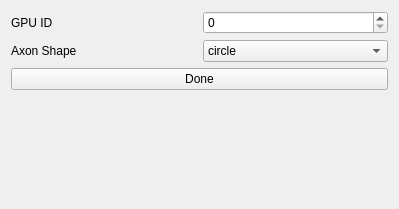
<?xml version="1.0" encoding="UTF-8"?>
<ui version="4.0">
 <class>Settings_menu_ui</class>
 <widget class="QWidget" name="Settings_menu_ui">
  <property name="windowModality">
   <enum>Qt::WindowModal</enum>
  </property>
  <property name="geometry">
   <rect>
    <x>0</x>
    <y>0</y>
    <width>399</width>
    <height>209</height>
   </rect>
  </property>
  <property name="windowTitle">
   <string>Settings menu</string>
  </property>
  <layout class="QVBoxLayout" name="verticalLayout">
   <item>
    <layout class="QHBoxLayout" name="horizontalLayout_6">
     <item>
      <widget class="QLabel" name="label_5">
       <property name="text">
        <string>GPU ID</string>
       </property>
      </widget>
     </item>
     <item>
      <widget class="QSpinBox" name="gpu_id_spinBox"/>
     </item>
    </layout>
   </item>
   <item>
    <layout class="QHBoxLayout" name="horizontalLayout_4">
     <item>
      <widget class="QLabel" name="label_4">
       <property name="text">
        <string>Axon Shape</string>
       </property>
      </widget>
     </item>
     <item>
      <widget class="QComboBox" name="axon_shape_comboBox">
       <item>
        <property name="text">
         <string>circle</string>
        </property>
       </item>
       <item>
        <property name="text">
         <string>ellipse</string>
        </property>
       </item>
      </widget>
     </item>
    </layout>
   </item>
   <item>
    <widget class="QPushButton" name="done_button">
     <property name="text">
      <string>Done</string>
     </property>
    </widget>
   </item>
   <item>
    <spacer name="verticalSpacer">
     <property name="orientation">
      <enum>Qt::Vertical</enum>
     </property>
     <property name="sizeHint" stdset="0">
      <size>
       <width>20</width>
       <height>40</height>
      </size>
     </property>
    </spacer>
   </item>
  </layout>
 </widget>
 <resources/>
 <connections/>
</ui>
